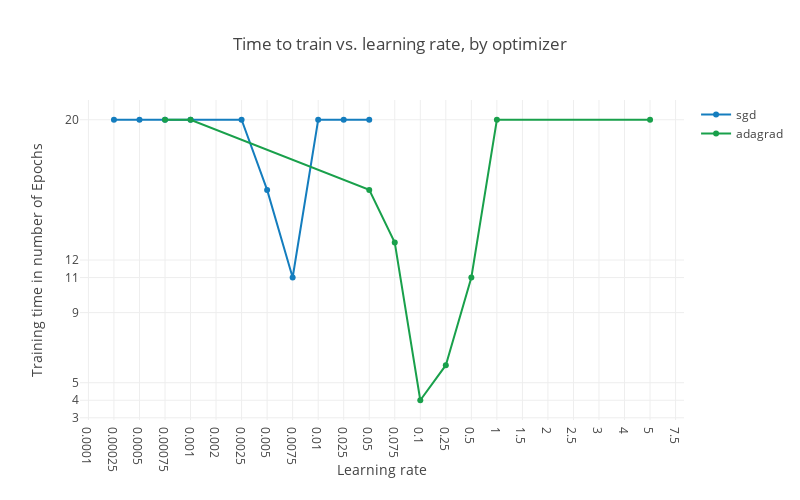

Here is the notebook cell this chart was saved with:
### Code cell
from plotly.offline import init_notebook_mode, iplot, plot
import plotly.plotly as py
import plotly.graph_objs as go


learning_rates = [5e-05, 0.0001,0.00025,0.0005,.00075,.001,0.002,.0025,0.005,0.0075,.01,.025,.05,0.075,0.1,0.25,0.5] + [1,1.5,2,2.5,3,4,5,7.5,10,15,17.5,20,22.5,25,30,32.5,35,40,45,50]
lr_dict = {x: i for i,x in enumerate(learning_rates)}
# SGD
lr_sgd      = [0.00025,0.0005,0.00075,0.001,0.0025,0.005,0.0075,0.01,0.025,0.05]
tr_time_sgd = [20,20,20,20,20,16,11,20,20,20]
lr_sgd_dict = [lr_dict[x] for x in lr_sgd]
assert(len(lr_sgd)== len(tr_time_sgd))
# ADAM
lr_adam = [0.0001,0.0005,0.001,0.005,0.05]
lr_adam_dict = [lr_dict[x] for x in lr_adam]
tr_time_adam = [20,14,5,3,20]
# adagrad
lr_adagrad = [0.00075,0.001,0.05,0.075,0.1,0.25,0.5,1,5]
lr_adagrad_dict = [lr_dict[x] for x in lr_adagrad]
tr_time_adagrad = [20,20,16,13,4,6,11,20,20]
# momentum
lr_mom = [0.0001,0.00025,0.0005,0.00075,0.001,0.002,0.0025,0.005] 
lr_mom_dict = [lr_dict[x] for x in lr_mom]
tr_time_mom = [20,20,13,11,9,20,20,20]
# NAG
lr_nag = [0.00025,0.0005,0.00075,0.001,0.0025,0.005]
lr_nag_dict = [lr_dict[x] for x in lr_nag]
tr_time_nag = [20,15,12,12,20,20]

trace1 = go.Scatter(
    x=lr_sgd_dict,
    y=tr_time_sgd,
    mode='lines+markers',
    name="sgd",
    hoverinfo='name',
    line=dict(
        shape='linear',color='rgb(20,125,190)'
    )
)
trace2 = go.Scatter(
    x= lr_adam_dict,
    y=tr_time_adam,
    mode='lines+markers',
    name="adam",
    hoverinfo='text+name',
    line=dict(
        shape='linear',color='rgb(245,145,30)'
        
    )
)
trace3 = go.Scatter(
    x= lr_adagrad_dict,
    y=tr_time_adagrad,
    mode='lines+markers',
    name="adagrad",
    hoverinfo='text+name',
    line=dict(
        shape='linear',color='rgb(25,160,75)'
    )
)
trace4 = go.Scatter(
    x= lr_mom_dict,
    y=tr_time_mom,
    mode='lines+markers',
    name="momentum",
    hoverinfo='text+name',
    line=dict(
        shape='linear',color='rgb(200,30,135)'
    )
)
trace5 = go.Scatter(
    x= lr_nag_dict,
    y=tr_time_nag,
    mode='lines+markers',
    name="nag",
    hoverinfo='text+name',
    line=dict(
        shape='linear',color='rgb(0,0,0)'
    )
)


data = [trace1,trace3]
layout = dict(title = 'Time to train vs. learning rate, by optimizer',
                 width = 800,
    height = 500,
    xaxis = dict(
        tickvals = list(lr_dict.values()),
        ticktext = list(lr_dict.keys()),
      title = "Learning rate"
    ),
    yaxis=dict(
        type='linear',
        title = 'Training time in number of Epochs',
        tickvals= [1,2,3,4,5,9,11,12,20],
        autorange=True
    )
              )

print(layout["xaxis"]["tickvals"])
fig = dict(data=data, layout=layout)
init_notebook_mode(connected=True)
iplot(fig, filename='word-embedding-plot.html')

### Figure 1 — Plotly figure (JSON) as saved in the notebook; plotly's stock layout.template omitted (floating-point values rounded to 4 significant figures)
{"data": [{"hoverinfo": "name", "line": {"color": "rgb(20,125,190)", "shape": "linear"}, "mode": "lines+markers", "name": "sgd", "type": "scatter", "uid": "1bc14d18-d385-4385-9cf4-793c9a23836c", "x": [2, 3, 4, 5, 7, 8, 9, 10, 11, 12], "y": [20, 20, 20, 20, 20, 16, 11, 20, 20, 20]}, {"hoverinfo": "text+name", "line": {"color": "rgb(25,160,75)", "shape": "linear"}, "mode": "lines+markers", "name": "adagrad", "type": "scatter", "uid": "ba77511b-3d02-4b33-b0c2-82743281399c", "x": [4, 5, 12, 13, 14, 15, 16, 17, 23], "y": [20, 20, 16, 13, 4, 6, 11, 20, 20]}], "layout": {"height": 500, "title": {"text": "Time to train vs. learning rate, by optimizer"}, "width": 800, "xaxis": {"ticktext": [5e-05, 0.0001, 0.00025, 0.0005, 0.00075, 0.001, 0.002, 0.0025, 0.005, 0.0075, 0.01, 0.025, 0.05, 0.075, 0.1, 0.25, 0.5, 1, 1.5, 2, 2.5, 3, 4, 5, 7.5, 10, 15, 17.5, 20, 22.5, 25, 30, 32.5, 35, 40, 45, 50], "tickvals": [0, 1, 2, 3, 4, 5, 6, 7, 8, 9, 10, 11, 12, 13, 14, 15, 16, 17, 18, 19, 20, 21, 22, 23, 24, 25, 26, 27, 28, 29, 30, 31, 32, 33, 34, 35, 36], "title": {"text": "Learning rate"}}, "yaxis": {"autorange": true, "tickvals": [1, 2, 3, 4, 5, 9, 11, 12, 20], "title": {"text": "Training time in number of Epochs"}, "type": "linear"}}}
